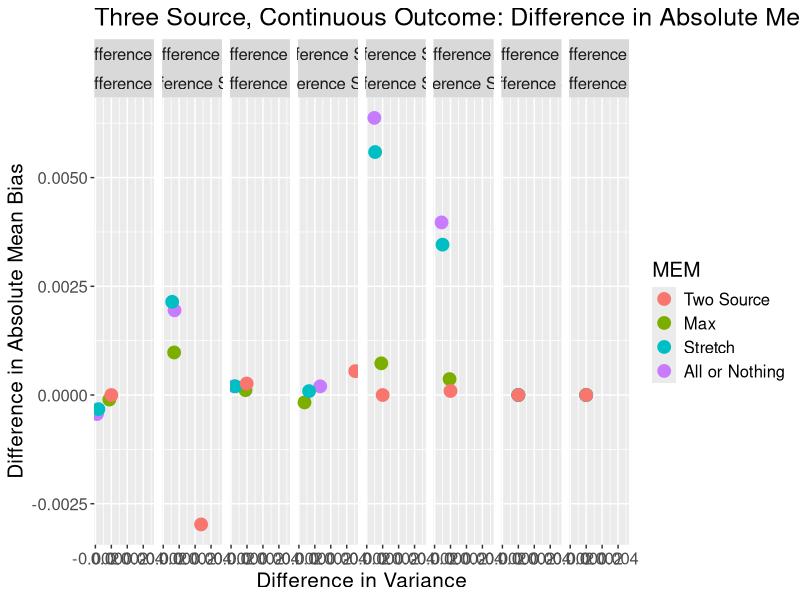
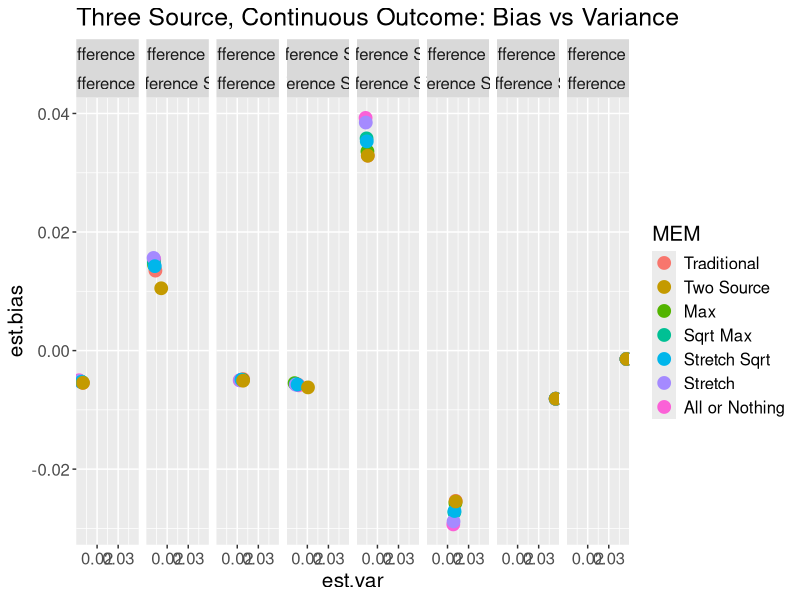
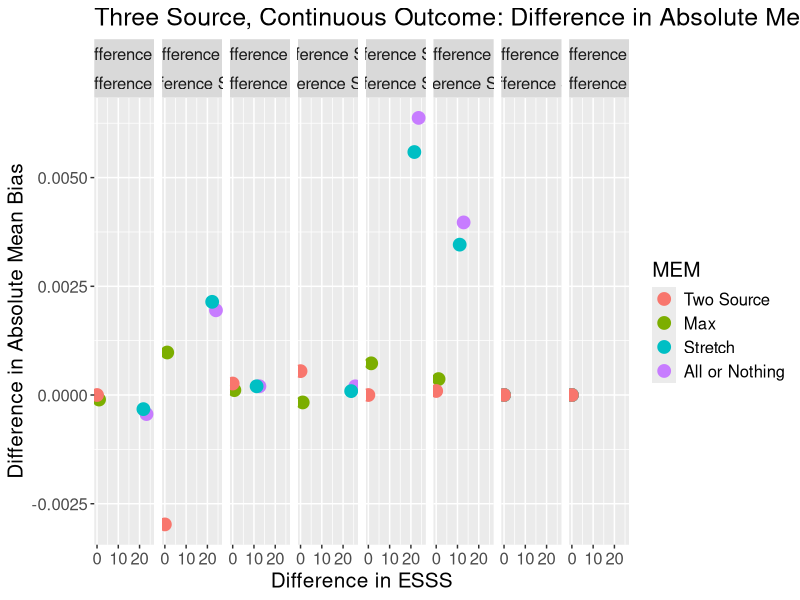
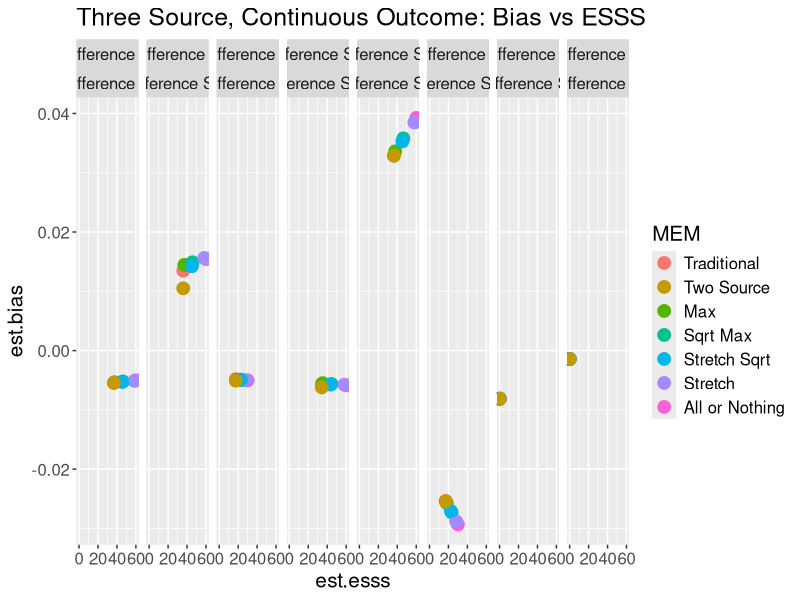
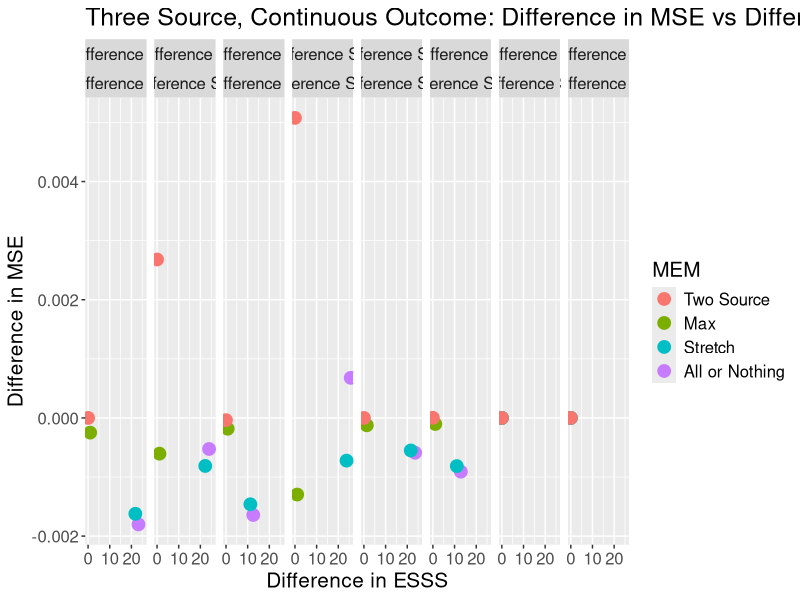
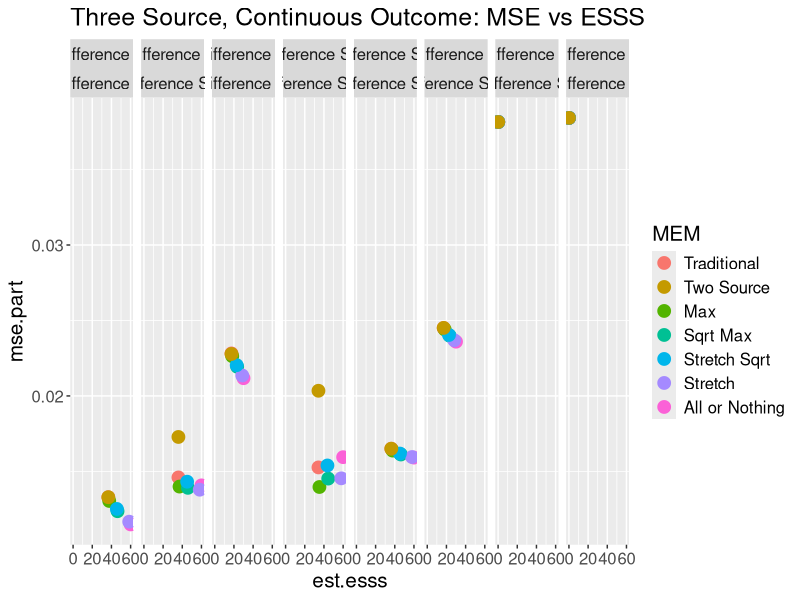
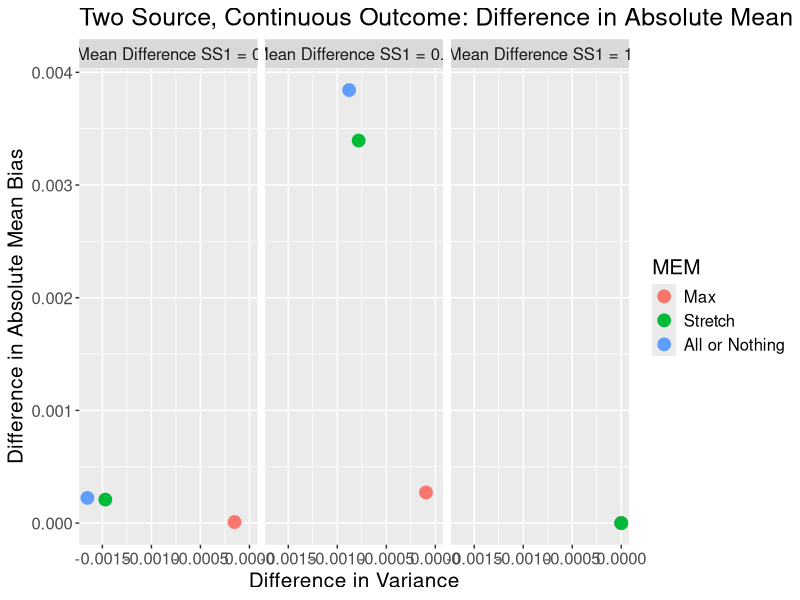
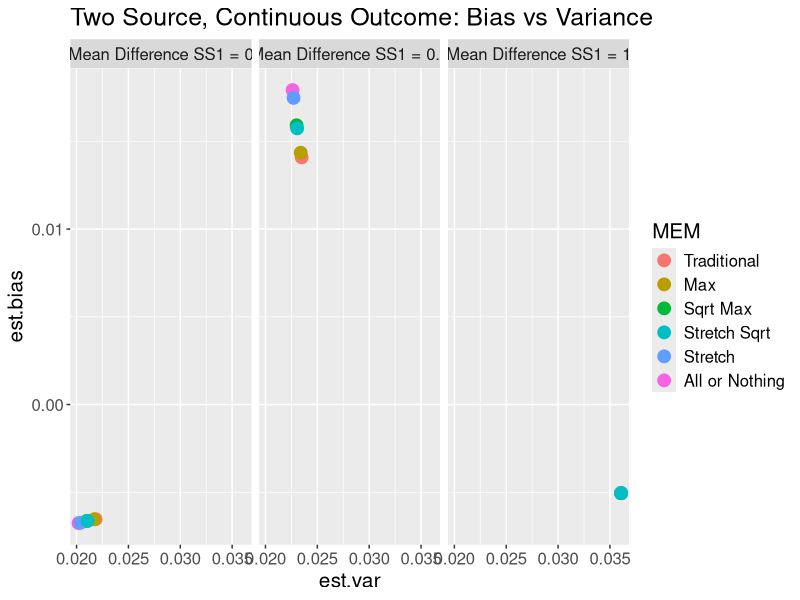

Generate these figures, in order, with R:
#################################################################################
# TITLE: Figures_Arbitraryk.R
#
# PURPOSE: Create figures for all relaxed MEM simulations. 
#
# OUTPUT: all arbitrary k figures as .jpeg files
#
# SECTIONS: Section 0 - load simulation results data set
#           Section 1 - Continuous MEM Figures
#           Section 2 - Binary MEM Figures 
#
# AUTHOR: Shannon Thomas
# DATE CREATED: DEC 1, 2025
#################################################################################

##########################################################
################### SECTION 0: LOAD DATA #################
##########################################################

library(tidyverse)
library(readr)
allresults <- read_csv("arbitraryk_results.csv")
allresults$model <- factor(allresults$model, levels = c("MEM","relaxedMEM_twosource",
                                                "relaxedMEM_max",
                                                "relaxedMEM_stretchsqrt","relaxedMEM_sqrtmax",
                                                "relaxedMEM_stretch1","relaxedMEM_allornothing"))

allresults$MEM <- NA
allresults$MEM[allresults$model == "MEM"] <- "Traditional"
allresults$MEM[allresults$model == "relaxedMEM_twosource"] <- "Two Source"
allresults$MEM[allresults$model == "relaxedMEM_max"] <- "Max"
allresults$MEM[allresults$model == "relaxedMEM_sqrtmax"] <- "Sqrt Max"
allresults$MEM[allresults$model == "relaxedMEM_stretchsqrt"] <- "Stretch Sqrt"
allresults$MEM[allresults$model == "relaxedMEM_stretch1"] <- "Stretch"
allresults$MEM[allresults$model == "relaxedMEM_allornothing"] <- "All or Nothing"

allresults$MEM <- factor(allresults$MEM, levels = c("Traditional","Two Source",
                                                        "Max",
                                                        "Sqrt Max","Stretch Sqrt",
                                                        "Stretch","All or Nothing"))

#get relative values
allresults <- allresults %>% group_by(numsources, outcome_type, diff1_c, diff2_c) %>%
              mutate(absbias_diff = abs(est.bias) - abs(est.bias[1]),
                     absbias_diff = replace(absbias_diff, row_number() == 1, NA),
                     var_diff = est.var - est.var[1],
                     var_diff = replace(var_diff, row_number() == 1, NA),
                     esss_diff = est.esss - est.esss[1],
                     esss_diff = replace(esss_diff, row_number() == 1, NA),
                     mse_diff = mse.part - mse.part[1],
                     mse_diff = replace(mse_diff, row_number() == 1, NA)) 
allresults$scenario <- interaction(allresults$diff1_c, allresults$diff2_c)

#define subset of models for paper figures
modelsub <- c("relaxedMEM_twosource",
              "relaxedMEM_max",
              "relaxedMEM_stretch1","relaxedMEM_allornothing")

##########################################################
################ SECTION 1: CONTINUOUS MEM ###############
##########################################################

## THREE SOURCE

# #test
# jpeg("Arbitraryk_Figures/test1.jpeg", width = 1600, height = 800, quality = 100)
# ggplot(data = allresults[(allresults$numsources == 3) & (allresults$outcome_type == "continuous") &
#                            (allresults$model %in% modelsub),], 
#        aes(y = absbias_diff, x = var_diff, col = scenario, shape = model)) +
#   geom_point(size = 4) +
#   #facet_wrap(~diff1_c + diff2_c, nrow = 1) +
#   ggtitle("Three Source, Continuous Outcome: Difference in Absolute Mean Bias vs Difference in Variance Relative to Traditional MEM") +
#   theme(text = element_text(size = 15)) +
#   xlab("Difference in Variance") + ylab("Difference in Absolute Mean Bias")
# dev.off()
# 
# jpeg("Arbitraryk_Figures/test2.jpeg", width = 1600, height = 800, quality = 100)
# ggplot(data = allresults[(allresults$numsources == 3) & (allresults$outcome_type == "continuous") &
#                            (allresults$model %in% modelsub),], 
#        aes(y = absbias_diff, x = var_diff, col = diff2_c, shape = model)) +
#   geom_point(size = 4) +
#   facet_wrap(~diff1_c, nrow = 1) +
#   ggtitle("Three Source, Continuous Outcome: Difference in Absolute Mean Bias vs Difference in Variance Relative to Traditional MEM") +
#   theme(text = element_text(size = 15)) +
#   xlab("Difference in Variance") + ylab("Difference in Absolute Mean Bias")
# dev.off()

jpeg("Arbitraryk_Figures/Diff_Cont_3S_biasvsvar.jpeg", width = 1600, height = 800, quality = 100)
ggplot(data = allresults[(allresults$numsources == 3) & (allresults$outcome_type == "continuous") &
                           (allresults$model %in% modelsub),], 
       aes(y = absbias_diff, x = var_diff, col = MEM)) +
  geom_point(size = 4) +
  facet_wrap(~diff1_c + diff2_c, nrow = 1) +
  ggtitle("Three Source, Continuous Outcome: Difference in Absolute Mean Bias vs Difference in Variance Relative to Traditional MEM") +
  theme(text = element_text(size = 15)) +
  xlab("Difference in Variance") + ylab("Difference in Absolute Mean Bias")
dev.off()

jpeg("Arbitraryk_Figures/Cont_3S_biasvsvar.jpeg", width = 1600, height = 800, quality = 100)
ggplot(data = allresults[(allresults$numsources == 3) & (allresults$outcome_type == "continuous"),], 
       aes(y = est.bias, x = est.var, col = MEM)) +
  geom_point(size = 4) +
  facet_wrap(~diff1_c + diff2_c, nrow = 1) +
  ggtitle("Three Source, Continuous Outcome: Bias vs Variance") +
  theme(text = element_text(size = 15))
dev.off()

jpeg("Arbitraryk_Figures/Diff_Cont_3S_biasvsESSS.jpeg", width = 1600, height = 800, quality = 100)
ggplot(data = allresults[(allresults$numsources == 3) & (allresults$outcome_type == "continuous") &
                           (allresults$model %in% modelsub),], 
       aes(y = absbias_diff, x = esss_diff, col = MEM)) +
  geom_point(size = 4) +
  facet_wrap(~diff1_c + diff2_c, nrow = 1) +
  ggtitle("Three Source, Continuous Outcome: Difference in Absolute Mean Bias vs Difference in ESSS Relative to Traditional MEM") +
  theme(text = element_text(size = 15)) +
  xlab("Difference in ESSS") + ylab("Difference in Absolute Mean Bias")
dev.off()

jpeg("Arbitraryk_Figures/Cont_3S_biasvsESSS.jpeg", width = 1600, height = 800, quality = 100)
ggplot(data = allresults[(allresults$numsources == 3) & (allresults$outcome_type == "continuous"),], 
       aes(y = est.bias, x = est.esss, col = MEM)) +
  geom_point(size = 4) +
  facet_wrap(~diff1_c + diff2_c, nrow = 1) +
  ggtitle("Three Source, Continuous Outcome: Bias vs ESSS") +
  theme(text = element_text(size = 15))
dev.off()

jpeg("Arbitraryk_Figures/Diff_Cont_3S_MSEvsESSS.jpeg", width = 1600, height = 800, quality = 100)
ggplot(data = allresults[(allresults$numsources == 3) & (allresults$outcome_type == "continuous") &
                           (allresults$model %in% modelsub),], 
       aes(y = mse_diff, x = esss_diff, col = MEM)) +
  geom_point(size = 4) +
  facet_wrap(~diff1_c + diff2_c, nrow = 1) +
  ggtitle("Three Source, Continuous Outcome: Difference in MSE vs Difference in ESSS Relative to Traditional MEM") +
  theme(text = element_text(size = 15)) +
  xlab("Difference in ESSS") + ylab("Difference in MSE")
dev.off()

jpeg("Arbitraryk_Figures/Cont_3S_MSEvsESSS.jpeg", width = 1600, height = 800, quality = 100)
ggplot(data = allresults[(allresults$numsources == 3) & (allresults$outcome_type == "continuous"),], 
       aes(y = mse.part, x = est.esss, col = MEM)) +
  geom_point(size = 4) +
  facet_wrap(~diff1_c + diff2_c, nrow = 1) +
  ggtitle("Three Source, Continuous Outcome: MSE vs ESSS") +
  theme(text = element_text(size = 15))
dev.off()

## TWO SOURCE

jpeg("Arbitraryk_Figures/Diff_Cont_2S_biasvsvar.jpeg", width = 1600, height = 800, quality = 100)
ggplot(data = allresults[(allresults$numsources == 2) & (allresults$outcome_type == "continuous") &
                           (allresults$model %in% modelsub) & (allresults$model != "relaxedMEM_twosource"),], 
       aes(y = absbias_diff, x = var_diff, col = MEM)) +
  geom_point(size = 4) +
  facet_wrap(~diff1_c, nrow = 1) +
  ggtitle("Two Source, Continuous Outcome: Difference in Absolute Mean Bias vs Difference in Variance Relative to Traditional MEM") +
  theme(text = element_text(size = 15)) +
  xlab("Difference in Variance") + ylab("Difference in Absolute Mean Bias")
dev.off()

jpeg("Arbitraryk_Figures/Cont_2S_biasvsvar.jpeg", width = 1600, height = 800, quality = 100)
ggplot(data = allresults[(allresults$numsources == 2) & 
                           (allresults$outcome_type == "continuous") & 
                           (allresults$model != "relaxedMEM_twosource"),], 
       aes(y = est.bias, x = est.var, col = MEM)) +
  geom_point(size = 4) +
  facet_wrap(~diff1_c, nrow = 1) +
  ggtitle("Two Source, Continuous Outcome: Bias vs Variance") +
  theme(text = element_text(size = 15))
dev.off()

jpeg("Arbitraryk_Figures/Diff_Cont_2S_biasvsESSS.jpeg", width = 1600, height = 800, quality = 100)
ggplot(data = allresults[(allresults$numsources == 2) & (allresults$outcome_type == "continuous") &
                           (allresults$model %in% modelsub) & (allresults$model != "relaxedMEM_twosource"),], 
       aes(y = absbias_diff, x = esss_diff, col = MEM)) +
  geom_point(size = 4) +
  facet_wrap(~diff1_c, nrow = 1) +
  ggtitle("Two Source, Continuous Outcome: Difference in Absolute Mean Bias vs Difference in ESSS Relative to Traditional MEM") +
  theme(text = element_text(size = 15)) +
  xlab("Difference in ESSS") + ylab("Difference in Absolute Mean Bias")
dev.off()

jpeg("Arbitraryk_Figures/Cont_2S_biasvsESSS.jpeg", width = 1600, height = 800, quality = 100)
ggplot(data = allresults[(allresults$numsources == 2) & (allresults$outcome_type == "continuous") &
                         (allresults$model != "relaxedMEM_twosource"),], 
       aes(y = est.bias, x = est.esss, col = MEM)) +
  geom_point(size = 4) +
  facet_wrap(~diff1_c, nrow = 1)  +
  ggtitle("Two Source, Continuous Outcome: Bias vs ESSS") +
  theme(text = element_text(size = 15))
dev.off()

jpeg("Arbitraryk_Figures/Diff_Cont_2S_MSEvsESSS.jpeg", width = 1600, height = 800, quality = 100)
ggplot(data = allresults[(allresults$numsources == 2) & (allresults$outcome_type == "continuous") &
                           (allresults$model %in% modelsub) & (allresults$model != "relaxedMEM_twosource"),], 
       aes(y = mse_diff, x = esss_diff, col = MEM)) +
  geom_point(size = 4) +
  facet_wrap(~diff1_c, nrow = 1) +
  ggtitle("Two Source, Continuous Outcome: Difference in MSE vs Difference in ESSS Relative to Traditional MEM") +
  theme(text = element_text(size = 15)) +
  xlab("Difference in ESSS") + ylab("Difference in MSE")
dev.off()

jpeg("Arbitraryk_Figures/Cont_2S_MSEvsESSS.jpeg", width = 1600, height = 800, quality = 100)
ggplot(data = allresults[(allresults$numsources == 2) & (allresults$outcome_type == "continuous") &
                           (allresults$model != "relaxedMEM_twosource"),], 
       aes(y = mse.part, x = est.esss, col = MEM)) +
  geom_point(size = 4) +
  facet_wrap(~diff1_c, nrow = 1) +
  ggtitle("Two Source, Continuous Outcome: MSE vs ESSS") +
  theme(text = element_text(size = 15))
dev.off()


##########################################################
################## SECTION 2: BINARY MEM #################
##########################################################

## THREE SOURCE

jpeg("Arbitraryk_Figures/Diff_Bin_3S_biasvsvar.jpeg", width = 1600, height = 800, quality = 100)
ggplot(data = allresults[(allresults$numsources == 3) & (allresults$outcome_type == "binary") &
                           (allresults$model %in% modelsub),], 
       aes(y = absbias_diff, x = var_diff, col = MEM)) +
  geom_point(size = 4) +
  facet_wrap(~diff1_c + diff2_c, nrow = 1) +
  ggtitle("Three Source, Binary Outcome: Difference in Absolute Mean Bias vs Difference in Variance Relative to Traditional MEM") +
  theme(text = element_text(size = 15)) +
  xlab("Difference in Variance") + ylab("Difference in Absolute Mean Bias")
dev.off()

jpeg("Arbitraryk_Figures/Bin_3S_biasvsvar.jpeg", width = 1600, height = 800, quality = 100)
ggplot(data = allresults[(allresults$numsources == 3) & (allresults$outcome_type == "binary"),], 
       aes(y = est.bias, x = est.var, col = MEM)) +
  geom_point(size = 4) +
  facet_wrap(~diff1_c + diff2_c, nrow = 1) +
  ggtitle("Three Source, Binary Outcome: Bias vs ESSS") +
  theme(text = element_text(size = 15))
dev.off()

jpeg("Arbitraryk_Figures/Diff_Bin_3S_biasvsESSS.jpeg", width = 1600, height = 800, quality = 100)
ggplot(data = allresults[(allresults$numsources == 3) & (allresults$outcome_type == "binary") &
                           (allresults$model %in% modelsub),], 
       aes(y = absbias_diff, x = esss_diff, col = MEM)) +
  geom_point(size = 4) +
  facet_wrap(~diff1_c + diff2_c, nrow = 1) +
  ggtitle("Three Source, Binary Outcome: Difference in Absolute Mean Bias vs Difference in ESSS Relative to Traditional MEM") +
  theme(text = element_text(size = 15)) +
  xlab("Difference in ESSS") + ylab("Difference in Absolute Mean Bias")
dev.off()

jpeg("Arbitraryk_Figures/Bin_3S_biasvsESSS.jpeg", width = 1600, height = 800, quality = 100)
ggplot(data = allresults[(allresults$numsources == 3) & (allresults$outcome_type == "binary"),], 
       aes(y = est.bias, x = est.esss, col = MEM)) +
  geom_point(size = 4) +
  facet_wrap(~diff1_c + diff2_c, nrow = 1) +
  ggtitle("Three Source, Binary Outcome: Bias vs ESSS") +
  theme(text = element_text(size = 15))
dev.off()

jpeg("Arbitraryk_Figures/Diff_Bin_3S_MSEvsESSS.jpeg", width = 1600, height = 800, quality = 100)
ggplot(data = allresults[(allresults$numsources == 3) & (allresults$outcome_type == "binary") &
                           (allresults$model %in% modelsub),], 
       aes(y = mse_diff, x = esss_diff, col = MEM)) +
  geom_point(size = 4) +
  facet_wrap(~diff1_c + diff2_c, nrow = 1) +
  ggtitle("Three Source, Binary Outcome: Difference in MSE vs Difference in ESSS Relative to Traditional MEM") +
  theme(text = element_text(size = 15)) +
  xlab("Difference in ESSS") + ylab("Difference in MSE")
dev.off()

jpeg("Arbitraryk_Figures/Bin_3S_MSEvsESSS.jpeg", width = 1600, height = 800, quality = 100)
ggplot(data = allresults[(allresults$numsources == 3) & (allresults$outcome_type == "binary"),], 
       aes(y = mse.part, x = est.esss, col = MEM)) +
  geom_point(size = 4) +
  facet_wrap(~diff1_c + diff2_c, nrow = 1) +
  ggtitle("Three Source, Binary Outcome: MSE vs ESSS") +
  theme(text = element_text(size = 15))
dev.off()

## TWO SOURCE

jpeg("Arbitraryk_Figures/Diff_Bin_2S_biasvsvar.jpeg", width = 1600, height = 800, quality = 100)
ggplot(data = allresults[(allresults$numsources == 2) & (allresults$outcome_type == "binary") &
                           (allresults$model %in% modelsub) & (allresults$model != "relaxedMEM_twosource"),], 
       aes(y = absbias_diff, x = var_diff, col = MEM)) +
  geom_point(size = 4) +
  facet_wrap(~diff1_c, nrow = 1) +
  ggtitle("Two Source, Binary Outcome: Difference in Absolute Mean Bias vs Difference in Variance Relative to Traditional MEM") +
  theme(text = element_text(size = 15)) +
  xlab("Difference in Variance") + ylab("Difference in Absolute Mean Bias")
dev.off()

jpeg("Arbitraryk_Figures/Bin_2S_biasvsvar.jpeg", width = 1600, height = 800, quality = 100)
ggplot(data = allresults[(allresults$numsources == 2) & (allresults$outcome_type == "binary") &
                           (allresults$model != "relaxedMEM_twosource"),], 
       aes(y = est.bias, x = est.var, col = MEM)) +
  geom_point(size = 4) +
  facet_wrap(~diff1_c, nrow = 1) +
  ggtitle("Two Source, Binary Outcome: Bias vs ESSS") +
  theme(text = element_text(size = 15))
dev.off()

jpeg("Arbitraryk_Figures/Diff_Bin_2S_biasvsESSS.jpeg", width = 1600, height = 800, quality = 100)
ggplot(data = allresults[(allresults$numsources == 2) & (allresults$outcome_type == "binary") &
                           (allresults$model %in% modelsub) & (allresults$model != "relaxedMEM_twosource"),], 
       aes(y = absbias_diff, x = esss_diff, col = MEM)) +
  geom_point(size = 4) +
  facet_wrap(~diff1_c, nrow = 1) +
  ggtitle("Two Source, Binary Outcome: Difference in Absolute Mean Bias vs Difference in ESSS Relative to Traditional MEM") +
  theme(text = element_text(size = 15)) +
  xlab("Difference in ESSS") + ylab("Difference in Absolute Mean Bias")
dev.off()

jpeg("Arbitraryk_Figures/Bin_2S_biasvsESSS.jpeg", width = 1600, height = 800, quality = 100)
ggplot(data = allresults[(allresults$numsources == 2) & (allresults$outcome_type == "binary") &
                           (allresults$model != "relaxedMEM_twosource"),], 
       aes(y = est.bias, x = est.esss, col = MEM)) +
  geom_point(size = 4) +
  facet_wrap(~diff1_c, nrow = 1) +
  ggtitle("Two Source, Binary Outcome: Bias vs ESSS") +
  theme(text = element_text(size = 15))
dev.off()

jpeg("Arbitraryk_Figures/Diff_Bin_2S_MSEvsESSS.jpeg", width = 1600, height = 800, quality = 100)
ggplot(data = allresults[(allresults$numsources == 2) & (allresults$outcome_type == "binary") &
                           (allresults$model %in% modelsub) & (allresults$model != "relaxedMEM_twosource"),], 
       aes(y = mse_diff, x = esss_diff, col = MEM)) +
  geom_point(size = 4) +
  facet_wrap(~diff1_c, nrow = 1) +
  ggtitle("Two Source, Binary Outcome: Difference in MSE vs Difference in ESSS Relative to Traditional MEM") +
  theme(text = element_text(size = 15)) +
  xlab("Difference in ESSS") + ylab("Difference in MSE")
dev.off()

jpeg("Arbitraryk_Figures/Bin_2S_MSEvsESSS.jpeg", width = 1600, height = 800, quality = 100)
ggplot(data = allresults[(allresults$numsources == 2) & (allresults$outcome_type == "binary") &
                           (allresults$model != "relaxedMEM_twosource"),], 
       aes(y = mse.part, x = est.esss, col = MEM)) +
  geom_point(size = 4) +
  facet_wrap(~diff1_c, nrow = 1) +
  ggtitle("Two Source, Binary Outcome: MSE vs ESSS") +
  theme(text = element_text(size = 15))
dev.off()
